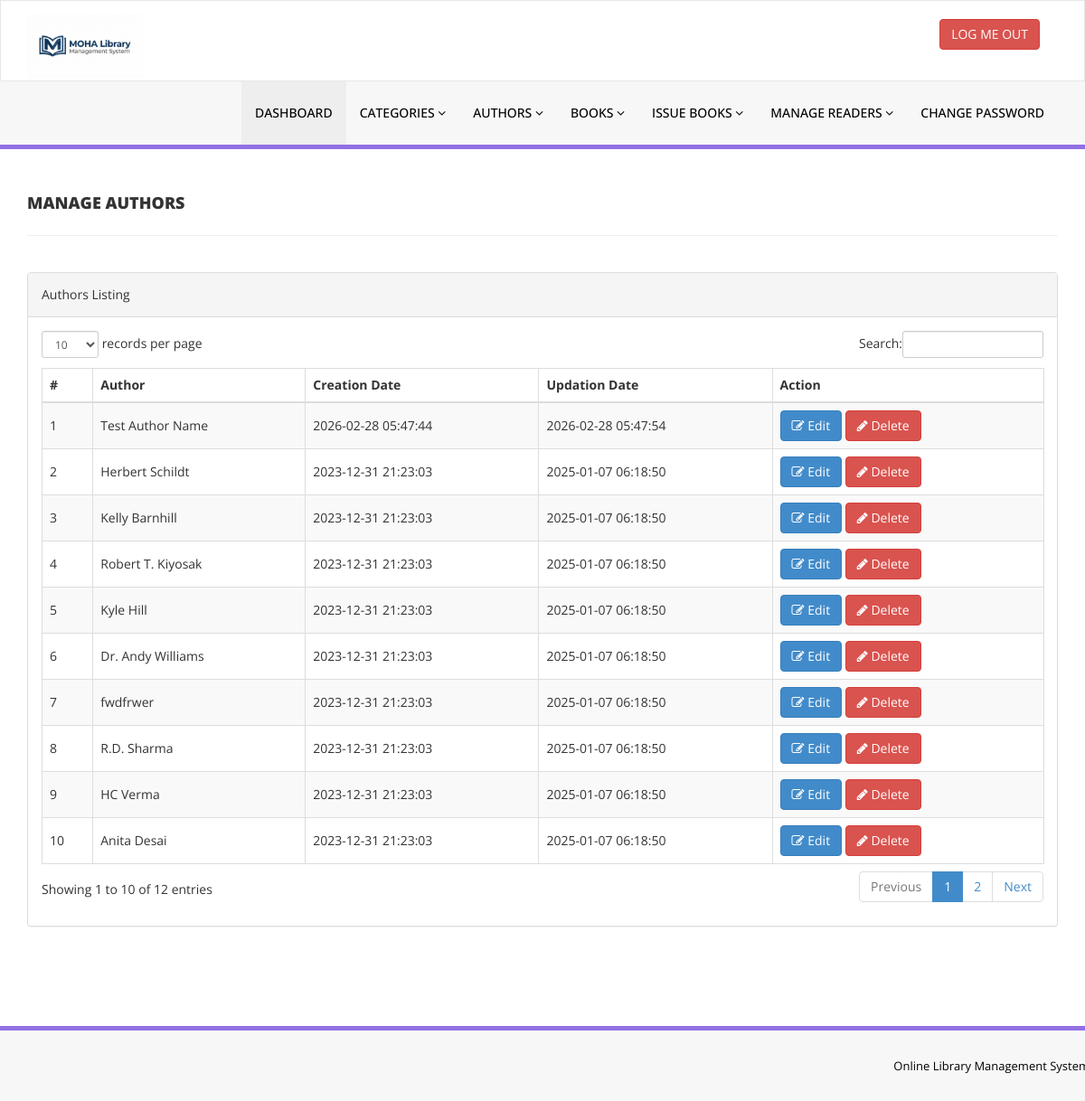
Screenshot of /admin/manage-authors.php (signed in) with the database file from the repository.
### tables this page shows
CREATE TABLE `tblauthors` (
  `id` int(11) NOT NULL,
  `AuthorName` varchar(159) DEFAULT NULL,
  `creationDate` timestamp NULL DEFAULT current_timestamp(),
  `UpdationDate` timestamp NULL DEFAULT NULL ON UPDATE current_timestamp()
);

### admin/manage-authors.php (the view, shortened to what this page needs)
<?php
include('includes/config.php');
if(strlen($_SESSION['alogin'])==0)
    {
header('location:index.php');
}
else{
    ?>
<!DOCTYPE html>
<html xmlns="http://www.w3.org/1999/xhtml">
<head>
    <link href="assets/css/bootstrap.css" rel="stylesheet" />
    <link href="assets/css/font-awesome.css" rel="stylesheet" />
    <link href="assets/js/dataTables/dataTables.bootstrap.css" rel="stylesheet" />
    <link href="assets/css/style.css" rel="stylesheet" />
</head>
<body>
<?php include('includes/header.php');?>
    <div class="content-wrapper">
         <div class="container">
        <div class="row pad-botm">
            <div class="col-md-12">
                <h4 class="header-line">Manage Authors</h4>
    </div>
     <div class="row">
</div>
        </div>
            <div class="row">
                <div class="col-md-12">
                    <div class="panel panel-default">
                        <div class="panel-heading">
                           Authors Listing
                        </div>
                        <div class="panel-body">
                            <div class="table-responsive">
                                <table class="table table-striped table-bordered table-hover" id="dataTables-example">
                                    <thead>
                                        <tr>
                                            <th>#</th>
                                            <th>Author</th>
                                            <th>Creation Date</th>
                                            <th>Updation Date</th>
                                            <th>Action</th>
                                        </tr>
                                    </thead>
                                    <tbody>
<?php $sql = "SELECT * from  tblauthors order by creationDate DESC";
$query = $dbh -> prepare($sql);
$query->execute();
$results=$query->fetchAll(PDO::FETCH_OBJ);
$cnt=1;
if($query->rowCount() > 0)
{
foreach($results as $result)
{               ?>
                                        <tr class="odd gradeX">
                                            <td class="center"><?php echo htmlentities($cnt);?></td>
                                            <td class="center"><?php echo htmlentities($result->AuthorName);?></td>
                                            <td class="center"><?php echo htmlentities($result->creationDate);?></td>
                                            <td class="center"><?php echo htmlentities($result->UpdationDate);?></td>
                                            <td class="center">
                                            <a href="edit-author.php?athrid=<?php echo htmlentities($result->id);?>"><button class="btn btn-primary"><i class="fa fa-edit "></i> Edit</button>
                                          <a href="manage-authors.php?del=<?php echo htmlentities($result->id);?>" onclick="return confirm('Are you sure you want to delete?');"" >  <button class="btn btn-danger"><i class="fa fa-pencil"></i> Delete</button>
                                            </td>
                                        </tr>
 <?php $cnt=$cnt+1;}} ?>
                                    </tbody>
                                </table>
                            </div>
                        </div>
                    </div>
                </div>
            </div>
    </div>
    </div>
  <?php include('includes/footer.php');?>
</body>
</html>
<?php } ?>

### admin/assets/css/style.css (style rules this page uses)
.content-wrapper { margin-top: 40px; min-height:800px; padding-bottom:90px; }
.header-line { font-weight:900; padding-bottom:25px; border-bottom:1px solid #eeeeee; text-transform:uppercase; }
.pad-botm { padding-bottom:30px; }
thead th { vertical-align: top !important; }
tbody td { vertical-align: middle !important; }

### rows the page displays
tblauthors: AuthorName "Test Author Name", creationDate "2026-02-28 05:47:44", UpdationDate "2026-02-28 05:47:54"
tblauthors: AuthorName "Herbert Schildt", creationDate "2023-12-31 21:23:03", UpdationDate "2025-01-07 06:18:50"
tblauthors: AuthorName "Kelly Barnhill", creationDate "2023-12-31 21:23:03", UpdationDate "2025-01-07 06:18:50"
tblauthors: AuthorName "Robert T. Kiyosak", creationDate "2023-12-31 21:23:03", UpdationDate "2025-01-07 06:18:50"
tblauthors: AuthorName "Kyle Hill", creationDate "2023-12-31 21:23:03", UpdationDate "2025-01-07 06:18:50"
tblauthors: AuthorName "Dr. Andy Williams", creationDate "2023-12-31 21:23:03", UpdationDate "2025-01-07 06:18:50"
tblauthors: AuthorName "fwdfrwer", creationDate "2023-12-31 21:23:03", UpdationDate "2025-01-07 06:18:50"
tblauthors: AuthorName "R.D. Sharma", creationDate "2023-12-31 21:23:03", UpdationDate "2025-01-07 06:18:50"
tblauthors: AuthorName "HC Verma", creationDate "2023-12-31 21:23:03", UpdationDate "2025-01-07 06:18:50"
tblauthors: AuthorName "Anita Desai", creationDate "2023-12-31 21:23:03", UpdationDate "2025-01-07 06:18:50"
